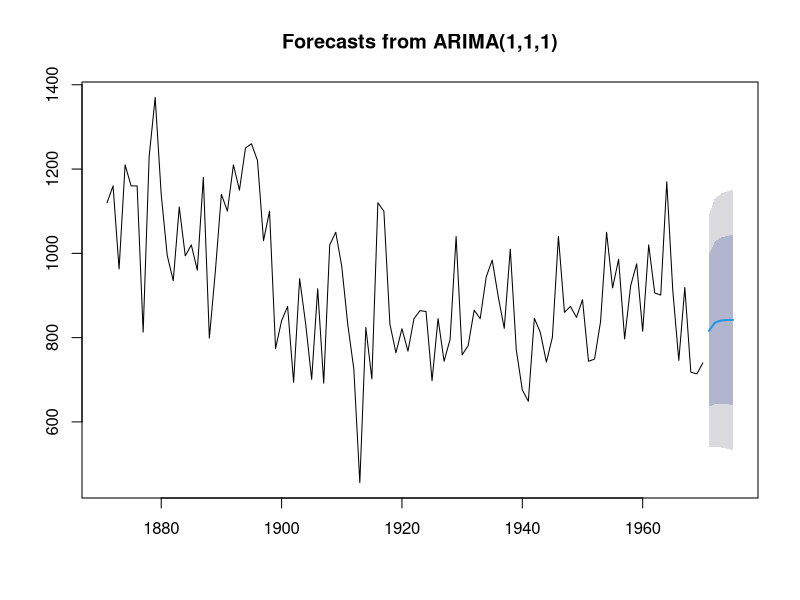
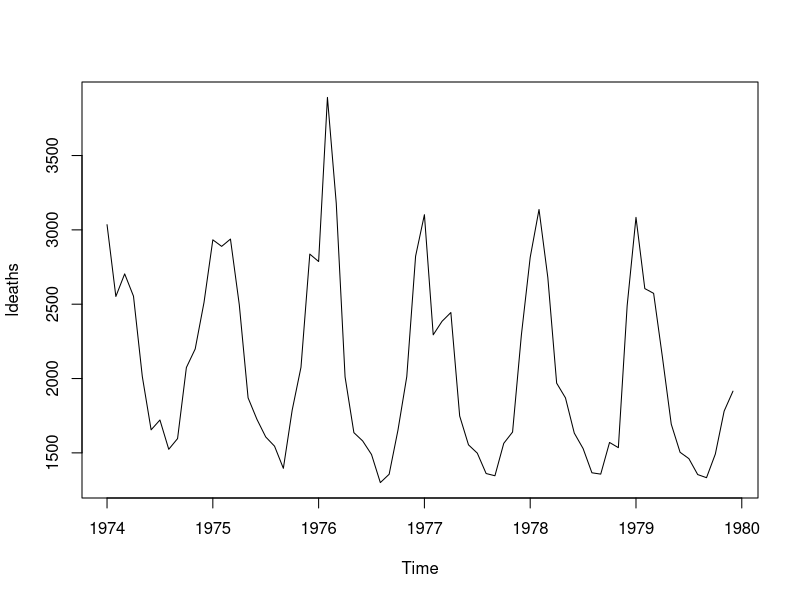
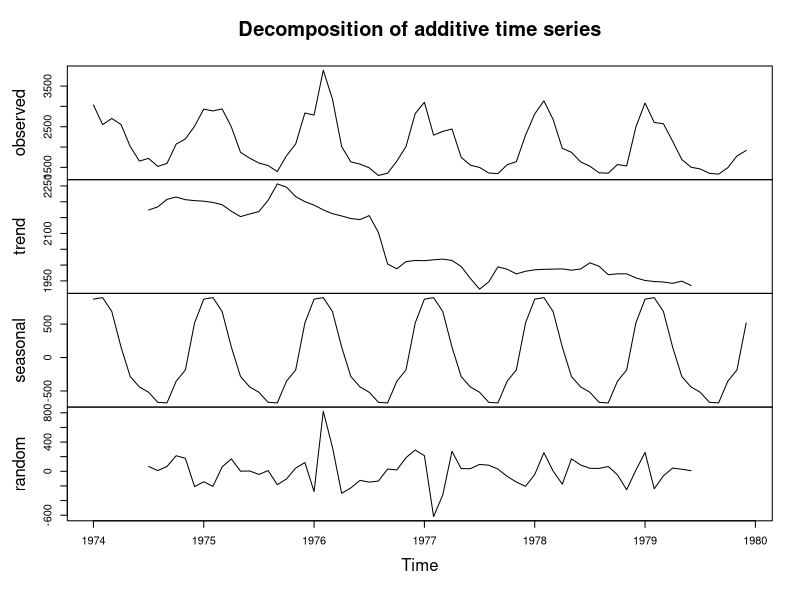
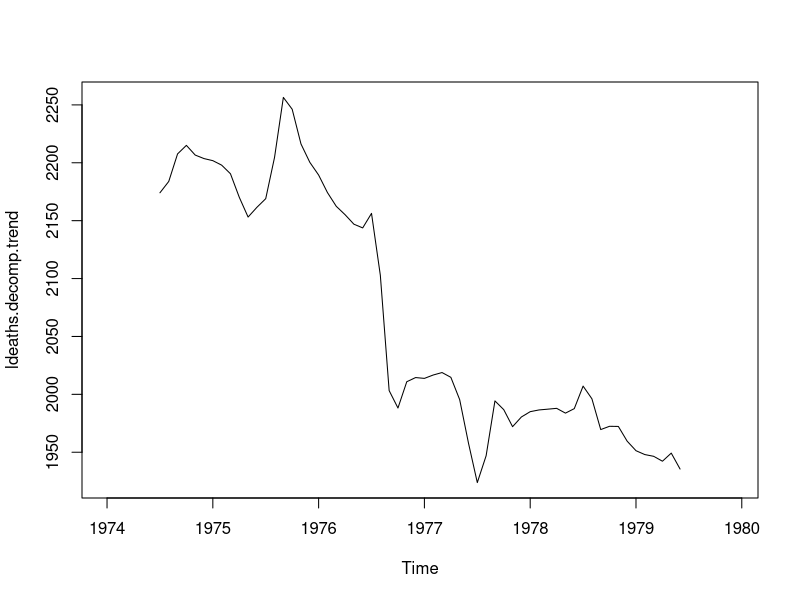
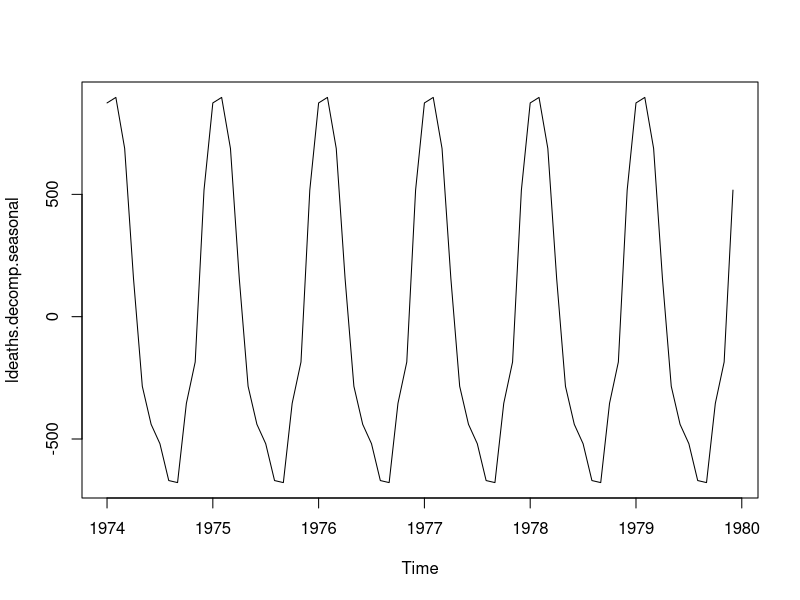

These figures' R source, in order:
# [실습1] 차분
n <- head(Nile)
n

# 1차 차분
n.diff1 <- diff(n,differences = 1)
n.diff1

# 2차 차분
n.diff2 <- diff(n,differences = 2)
n.diff2


# [실습2] 자기회귀 누적이동평균 모델
# 시계열 자료 : 시간에 따라 관측된 자료
# 대부분의 많은 자료 시계열 자료가 자기회귀 누적이동평균 모델을 따름
install.packages("forecast")      # forecast 패키지 설치하기
library(forecast)                 # forecast 패키지 불러오기

# ARIMA 모형은 기본적으로 비정상 시계열 모형 
auto.arima(Nile)

Nile.arima <- arima(Nile, order=c(1,1,1))
Nile.arima

forecast(Nile.arima, h=5)

plot(forecast(Nile.arima, h=5))

# [실습3] 분해시계열
plot(ldeaths)

ldeaths.decomp <- decompose(ldeaths)
plot(ldeaths.decomp)

ldeaths.decomp.trend <- ldeaths.decomp$trend
plot(ldeaths.decomp.trend)

ldeaths.decomp.seasonal <- ldeaths.decomp$seasonal
plot(ldeaths.decomp.seasonal)
